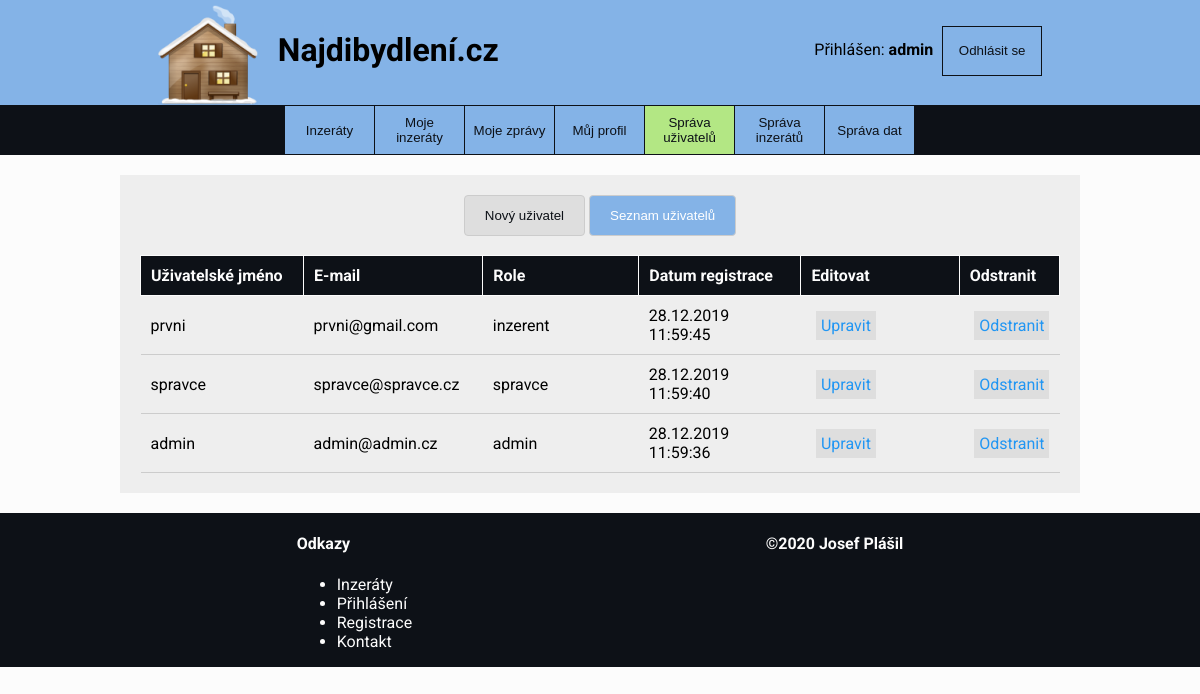
Screenshot of /index.php?page=manage_users (signed in) with the database file from the repository.
### tables this page shows
CREATE TABLE IF NOT EXISTS `users`
(
    `user_id`     INT(6)      NOT NULL AUTO_INCREMENT,
    `username`    VARCHAR(45) NOT NULL,
    `password`    VARCHAR(45) NOT NULL,
    `email`       VARCHAR(45) NOT NULL,
    `created`     DATETIME    NOT NULL,
    `description` TEXT        NOT NULL,
    `role`        VARCHAR(15) NOT NULL,
    PRIMARY KEY (`user_id`)
);

### data/function.php (called while the page is built, shortened)
<?php
$dbServername = "localhost";
$dbUsername = "root";
$dbPassword = "Database1001";
$dbName = 'db_dev';
function getUsers() {
    global $dbServername, $dbUsername, $dbPassword, $dbName;
    $conn = new mysqli($dbServername, $dbUsername, $dbPassword, $dbName);
    $sql = "SELECT * FROM users ORDER BY created DESC";
    return $conn->query($sql);
}

### page/manage_users.php (the view, shortened to what this page needs)
<?php
$userList = getUsers();
?>
<div class="full-width-wrapper">
    <div class="flex-wrap">
        <div class="item-details">
            <button id="new-user" type="button" class="global-button">Nový uživatel</button>
            <button id="list-users" type="button" class="global-button global-button-active">Seznam uživatelů</button>
            <br><br>
            <div id="list-div">
                <div style="overflow-x:auto;">
                <table class='messages-table'>
                    <tr><th>Uživatelské jméno</th><th>E-mail</th><th>Role</th><th>Datum registrace</th>
                        <th>Editovat</th><th>Odstranit</th></tr>
                    <?php
                    if ($userList->num_rows > 0) {
                        while ($rowUser = $userList->fetch_assoc()) {
                            $userId = $rowUser["user_id"];
                            $username = $rowUser["username"];
                            $email = $rowUser["email"];
                            $role = $rowUser["role"];
                            try {
                                $createdDate = date_format(new DateTime($rowUser["created"]), "d.m.Y H:i:s");
                            } catch (Exception $e){echo 'Message: ' .$e->getMessage();}
                            echo "
                            <tr style='border-bottom: 1px solid #cccccc'><td>$username</td><td>$email</td><td>$role</td><td>$createdDate</td>
                            <td><a class=\"information-link\" href=\"?page=edit_user&user=$userId\">Upravit</a></td>
                            <td><a class=\"information-link\" href=\"?page=delete_user&user=$userId\" onclick=\"return confirm('Opravdu chcete uživatele smazat?')\">Odstranit</a></td>
                            </tr>
                            ";
                        }
                    }
                    ?>
                </table>
                </div>
            </div>
        </div>
    </div>
</div>

### style/layout.css (style rules this page uses)
body, html { height: 100%; background-color: #fcfcfc; }
body { font-family: 'Roboto', sans-serif; position: relative; margin: 0; }
.full-width-wrapper { max-width: 960px !important; margin: 0 auto; position: relative; }
.flex-wrap { display: flex; flex-wrap: wrap; justify-content: space-around; width: 100%; float: right; position: relative; }
.information-link { text-decoration: none; color: #2196F3; background: #dedede; padding: 5px; margin-left: 5px; }
.item-details { width: 100%; position: relative; padding: 20px; margin: 20px 0; background: #eee; text-align: center; }
.item-details table { border-collapse: collapse; border-spacing: 30px 0; margin: 0 auto; }
.item-details table tr { text-align: left; }
.item-details table td { text-align: left; padding: 1px 10px; }
.messages-table { width: 100%; min-width: 500px; }
.messages-table tr td { width: 20%; padding: 10px; }
.messages-table th { width: 20%; background: #0d1117; border: 1px solid #fcfcfc; color: #fcfcfc; padding: 10px; }
.global-button { border: 1px solid #ccc; border-radius: 4px; box-sizing: border-box; background: #dedede; color: #0d1117; padding: 12px 20px; cursor: pointer; }
.global-button-active { background: #84B3E7; color: white; }

### rows the page displays
users: username "prvni", email "prvni@gmail.com", role "inzerent", created "28.12.2019 11:59:45"
users: username "spravce", email "spravce@spravce.cz", role "spravce", created "28.12.2019 11:59:40"
users: username "admin", email "admin@admin.cz", role "admin", created "28.12.2019 11:59:36"

### other values shown
$username "admin"
